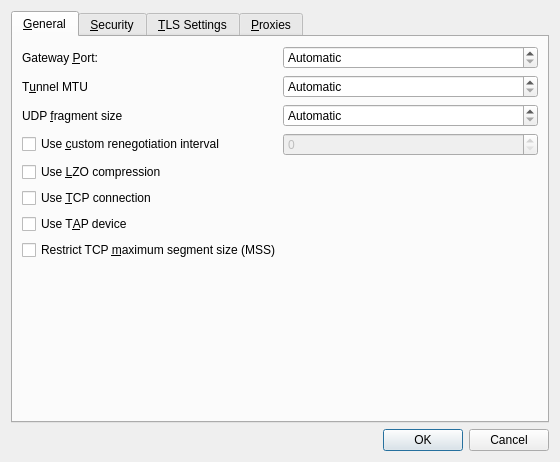
<?xml version="1.0" encoding="UTF-8"?>
<ui version="4.0">
 <class>OpenVpnAdvancedWidget</class>
 <widget class="QWidget" name="OpenVpnAdvancedWidget">
  <property name="geometry">
   <rect>
    <x>0</x>
    <y>0</y>
    <width>560</width>
    <height>462</height>
   </rect>
  </property>
  <layout class="QVBoxLayout" name="verticalLayout">
   <item>
    <widget class="KTabWidget" name="tabWidget">
     <property name="currentIndex">
      <number>0</number>
     </property>
     <widget class="QWidget" name="generalTab">
      <attribute name="title">
       <string>&amp;General</string>
      </attribute>
      <layout class="QVBoxLayout" name="verticalLayout_6">
       <item>
        <layout class="QHBoxLayout" name="horizontalLayout_2">
         <item>
          <widget class="QLabel" name="label_5">
           <property name="text">
            <string>Gateway &amp;Port:</string>
           </property>
           <property name="buddy">
            <cstring>sbCustomPort</cstring>
           </property>
          </widget>
         </item>
         <item>
          <widget class="QSpinBox" name="sbCustomPort">
           <property name="specialValueText">
            <string comment="like in use Automatic configuration">Automatic</string>
           </property>
           <property name="maximum">
            <number>65536</number>
           </property>
          </widget>
         </item>
        </layout>
       </item>
       <item>
        <layout class="QHBoxLayout" name="horizontalLayout_8">
         <item>
          <widget class="QLabel" name="label_8">
           <property name="text">
            <string>T&amp;unnel MTU</string>
           </property>
           <property name="buddy">
            <cstring>sbMtu</cstring>
           </property>
          </widget>
         </item>
         <item>
          <widget class="KIntSpinBox" name="sbMtu">
           <property name="specialValueText">
            <string comment="like in use Automatic configuration">Automatic</string>
           </property>
           <property name="maximum">
            <number>65533</number>
           </property>
          </widget>
         </item>
        </layout>
       </item>
       <item>
        <layout class="QHBoxLayout" name="horizontalLayout_9">
         <item>
          <widget class="QLabel" name="label_9">
           <property name="text">
            <string>UDP &amp;fragment size</string>
           </property>
           <property name="buddy">
            <cstring>sbUdpFragmentSize</cstring>
           </property>
          </widget>
         </item>
         <item>
          <widget class="KIntSpinBox" name="sbUdpFragmentSize">
           <property name="specialValueText">
            <string comment="like in use Automatic configuration">Automatic</string>
           </property>
           <property name="maximum">
            <number>65535</number>
           </property>
          </widget>
         </item>
        </layout>
       </item>
       <item>
        <layout class="QHBoxLayout" name="horizontalLayout_7">
         <item>
          <widget class="QCheckBox" name="chkUseCustomReneg">
           <property name="text">
            <string>Use &amp;custom renegotiation interval</string>
           </property>
          </widget>
         </item>
         <item>
          <widget class="KIntSpinBox" name="sbCustomReneg">
           <property name="enabled">
            <bool>false</bool>
           </property>
           <property name="maximum">
            <number>604800</number>
           </property>
          </widget>
         </item>
        </layout>
       </item>
       <item>
        <widget class="QCheckBox" name="chkUseLZO">
         <property name="text">
          <string>Use &amp;LZO compression</string>
         </property>
        </widget>
       </item>
       <item>
        <widget class="QCheckBox" name="chkUseTCP">
         <property name="text">
          <string>Use &amp;TCP connection</string>
         </property>
        </widget>
       </item>
       <item>
        <widget class="QCheckBox" name="chkUseTAP">
         <property name="text">
          <string>Use T&amp;AP device</string>
         </property>
        </widget>
       </item>
       <item>
        <widget class="QCheckBox" name="chkMssRestrict">
         <property name="text">
          <string>Restrict TCP &amp;maximum segment size (MSS)</string>
         </property>
        </widget>
       </item>
       <item>
        <spacer name="verticalSpacer_5">
         <property name="orientation">
          <enum>Qt::Vertical</enum>
         </property>
         <property name="sizeHint" stdset="0">
          <size>
           <width>306</width>
           <height>0</height>
          </size>
         </property>
        </spacer>
       </item>
      </layout>
     </widget>
     <widget class="QWidget" name="securityTab">
      <attribute name="title">
       <string>&amp;Security</string>
      </attribute>
      <layout class="QVBoxLayout" name="verticalLayout_7">
       <item>
        <layout class="QHBoxLayout" name="horizontalLayout">
         <item>
          <widget class="QLabel" name="label_3">
           <property name="text">
            <string>&amp;Cipher:</string>
           </property>
           <property name="buddy">
            <cstring>cboCipher</cstring>
           </property>
          </widget>
         </item>
         <item>
          <widget class="KComboBox" name="cboCipher">
           <property name="enabled">
            <bool>false</bool>
           </property>
           <property name="sizePolicy">
            <sizepolicy hsizetype="Preferred" vsizetype="Fixed">
             <horstretch>0</horstretch>
             <verstretch>0</verstretch>
            </sizepolicy>
           </property>
           <item>
            <property name="text">
             <string>Obtaining available ciphers...</string>
            </property>
           </item>
          </widget>
         </item>
        </layout>
       </item>
       <item>
        <layout class="QHBoxLayout" name="horizontalLayout_5">
         <item>
          <widget class="QLabel" name="label_4">
           <property name="text">
            <string>&amp;HMAC Authentication:</string>
           </property>
           <property name="buddy">
            <cstring>cboHmac</cstring>
           </property>
          </widget>
         </item>
         <item>
          <widget class="KComboBox" name="cboHmac">
           <property name="sizePolicy">
            <sizepolicy hsizetype="Preferred" vsizetype="Fixed">
             <horstretch>0</horstretch>
             <verstretch>0</verstretch>
            </sizepolicy>
           </property>
           <item>
            <property name="text">
             <string comment="like in use Default configuration">Default</string>
            </property>
           </item>
           <item>
            <property name="text">
             <string comment="like in None setting selected">None</string>
            </property>
           </item>
           <item>
            <property name="text">
             <string>MD-4</string>
            </property>
           </item>
           <item>
            <property name="text">
             <string>MD-5</string>
            </property>
           </item>
           <item>
            <property name="text">
             <string>SHA-1</string>
            </property>
           </item>
           <item>
            <property name="text">
             <string>SHA-224</string>
            </property>
           </item>
           <item>
            <property name="text">
             <string>SHA-256</string>
            </property>
           </item>
           <item>
            <property name="text">
             <string>SHA-384</string>
            </property>
           </item>
           <item>
            <property name="text">
             <string>SHA-512</string>
            </property>
           </item>
           <item>
            <property name="text">
             <string>RIPEMD-160</string>
            </property>
           </item>
          </widget>
         </item>
        </layout>
       </item>
       <item>
        <spacer name="verticalSpacer_6">
         <property name="orientation">
          <enum>Qt::Vertical</enum>
         </property>
         <property name="sizeHint" stdset="0">
          <size>
           <width>20</width>
           <height>0</height>
          </size>
         </property>
        </spacer>
       </item>
      </layout>
     </widget>
     <widget class="QWidget" name="tlsTab">
      <attribute name="title">
       <string>&amp;TLS Settings</string>
      </attribute>
      <layout class="QVBoxLayout" name="verticalLayout_9">
       <item>
        <layout class="QHBoxLayout" name="horizontalLayout_10">
         <item>
          <widget class="QLabel" name="label_10">
           <property name="text">
            <string>&amp;Subject Match:</string>
           </property>
           <property name="buddy">
            <cstring>subjectMatch</cstring>
           </property>
          </widget>
         </item>
         <item>
          <widget class="KLineEdit" name="subjectMatch">
           <property name="whatsThis">
            <string>Connect only to servers whose certificate matches the given subject. Example: /CN=myvpn.company.com</string>
           </property>
          </widget>
         </item>
        </layout>
       </item>
       <item>
        <widget class="QGroupBox" name="useExtraTlsAuth">
         <property name="title">
          <string>&amp;Use additional TLS authentication</string>
         </property>
         <property name="checkable">
          <bool>true</bool>
         </property>
         <property name="checked">
          <bool>false</bool>
         </property>
         <layout class="QVBoxLayout" name="verticalLayout_8">
          <item>
           <layout class="QHBoxLayout" name="horizontalLayout_6">
            <item>
             <widget class="QLabel" name="textLabel4_3">
              <property name="text">
               <string>&amp;Key:</string>
              </property>
              <property name="wordWrap">
               <bool>false</bool>
              </property>
              <property name="buddy">
               <cstring>kurlTlsAuthKey</cstring>
              </property>
             </widget>
            </item>
            <item>
             <widget class="KUrlRequester" name="kurlTlsAuthKey"/>
            </item>
           </layout>
          </item>
          <item>
           <layout class="QHBoxLayout" name="horizontalLayout_4">
            <item>
             <widget class="QLabel" name="textLabel1">
              <property name="text">
               <string>Key &amp;Direction:</string>
              </property>
              <property name="wordWrap">
               <bool>false</bool>
              </property>
              <property name="buddy">
               <cstring>cboDirection</cstring>
              </property>
             </widget>
            </item>
            <item>
             <widget class="KComboBox" name="cboDirection">
              <item>
               <property name="text">
                <string comment="like in None setting selected">None</string>
               </property>
              </item>
              <item>
               <property name="text">
                <string>Server (0)</string>
               </property>
              </item>
              <item>
               <property name="text">
                <string>Client (1)</string>
               </property>
              </item>
             </widget>
            </item>
           </layout>
          </item>
         </layout>
        </widget>
       </item>
       <item>
        <spacer name="verticalSpacer_7">
         <property name="orientation">
          <enum>Qt::Vertical</enum>
         </property>
         <property name="sizeHint" stdset="0">
          <size>
           <width>20</width>
           <height>0</height>
          </size>
         </property>
        </spacer>
       </item>
      </layout>
     </widget>
     <widget class="QWidget" name="proxyTab">
      <attribute name="title">
       <string>&amp;Proxies</string>
      </attribute>
      <layout class="QFormLayout" name="formLayout_2">
       <property name="fieldGrowthPolicy">
        <enum>QFormLayout::ExpandingFieldsGrow</enum>
       </property>
       <item row="0" column="0">
        <widget class="QLabel" name="label_11">
         <property name="text">
          <string>Proxy &amp;Type:</string>
         </property>
         <property name="buddy">
          <cstring>cmbProxyType</cstring>
         </property>
        </widget>
       </item>
       <item row="0" column="1">
        <widget class="KComboBox" name="cmbProxyType">
         <property name="sizePolicy">
          <sizepolicy hsizetype="Expanding" vsizetype="Fixed">
           <horstretch>0</horstretch>
           <verstretch>0</verstretch>
          </sizepolicy>
         </property>
         <property name="minimumSize">
          <size>
           <width>0</width>
           <height>0</height>
          </size>
         </property>
         <item>
          <property name="text">
           <string>Not Required</string>
          </property>
         </item>
         <item>
          <property name="text">
           <string>HTTP</string>
          </property>
         </item>
         <item>
          <property name="text">
           <string>SOCKS</string>
          </property>
         </item>
        </widget>
       </item>
       <item row="1" column="0">
        <widget class="QLabel" name="label_12">
         <property name="text">
          <string>Server &amp;Address:</string>
         </property>
         <property name="buddy">
          <cstring>proxyServerAddress</cstring>
         </property>
        </widget>
       </item>
       <item row="1" column="1">
        <widget class="KLineEdit" name="proxyServerAddress"/>
       </item>
       <item row="2" column="0">
        <widget class="QLabel" name="label_13">
         <property name="text">
          <string>Po&amp;rt:</string>
         </property>
         <property name="buddy">
          <cstring>sbProxyPort</cstring>
         </property>
        </widget>
       </item>
       <item row="2" column="1">
        <widget class="KIntSpinBox" name="sbProxyPort">
         <property name="sizePolicy">
          <sizepolicy hsizetype="Expanding" vsizetype="Fixed">
           <horstretch>0</horstretch>
           <verstretch>0</verstretch>
          </sizepolicy>
         </property>
         <property name="maximum">
          <number>65535</number>
         </property>
        </widget>
       </item>
       <item row="3" column="1">
        <widget class="QCheckBox" name="chkProxyRetry">
         <property name="text">
          <string>&amp;Retry indefinitely when errors occur</string>
         </property>
        </widget>
       </item>
       <item row="4" column="0">
        <widget class="QLabel" name="label_14">
         <property name="text">
          <string>Proxy &amp;Username:</string>
         </property>
         <property name="buddy">
          <cstring>proxyUsername</cstring>
         </property>
        </widget>
       </item>
       <item row="5" column="0">
        <widget class="QLabel" name="label_15">
         <property name="text">
          <string>Proxy P&amp;assword:</string>
         </property>
         <property name="buddy">
          <cstring>proxyPassword</cstring>
         </property>
        </widget>
       </item>
       <item row="4" column="1">
        <widget class="KLineEdit" name="proxyUsername"/>
       </item>
       <item row="6" column="1">
        <widget class="QCheckBox" name="chkProxyShowPassword">
         <property name="text">
          <string>&amp;Show Password</string>
         </property>
        </widget>
       </item>
       <item row="5" column="1">
        <layout class="QHBoxLayout" name="horizontalLayout_14">
         <item>
          <widget class="KLineEdit" name="proxyPassword">
           <property name="enabled">
            <bool>false</bool>
           </property>
           <property name="passwordMode">
            <bool>true</bool>
           </property>
          </widget>
         </item>
         <item>
          <widget class="KComboBox" name="proxyPasswordStorage">
           <item>
            <property name="text">
             <string>Always Ask</string>
            </property>
           </item>
           <item>
            <property name="text">
             <string>Store</string>
            </property>
           </item>
           <item>
            <property name="text">
             <string>Not Required</string>
            </property>
           </item>
          </widget>
         </item>
        </layout>
       </item>
      </layout>
     </widget>
    </widget>
   </item>
   <item>
    <widget class="QDialogButtonBox" name="buttonBox">
     <property name="standardButtons">
      <set>QDialogButtonBox::Cancel|QDialogButtonBox::Ok</set>
     </property>
    </widget>
   </item>
  </layout>
 </widget>
 <customwidgets>
  <customwidget>
   <class>KComboBox</class>
   <extends>QComboBox</extends>
   <header>kcombobox.h</header>
  </customwidget>
  <customwidget>
   <class>KLineEdit</class>
   <extends>QLineEdit</extends>
   <header>klineedit.h</header>
  </customwidget>
  <customwidget>
   <class>KIntSpinBox</class>
   <extends>QSpinBox</extends>
   <header>knuminput.h</header>
  </customwidget>
  <customwidget>
   <class>KUrlRequester</class>
   <extends>QFrame</extends>
   <header>kurlrequester.h</header>
  </customwidget>
  <customwidget>
   <class>KTabWidget</class>
   <extends>QTabWidget</extends>
   <header>ktabwidget.h</header>
   <container>1</container>
  </customwidget>
 </customwidgets>
 <tabstops>
  <tabstop>tabWidget</tabstop>
  <tabstop>sbCustomPort</tabstop>
  <tabstop>sbMtu</tabstop>
  <tabstop>sbUdpFragmentSize</tabstop>
  <tabstop>chkUseCustomReneg</tabstop>
  <tabstop>sbCustomReneg</tabstop>
  <tabstop>chkUseLZO</tabstop>
  <tabstop>chkUseTCP</tabstop>
  <tabstop>chkUseTAP</tabstop>
  <tabstop>chkMssRestrict</tabstop>
  <tabstop>cboCipher</tabstop>
  <tabstop>cboHmac</tabstop>
  <tabstop>subjectMatch</tabstop>
  <tabstop>useExtraTlsAuth</tabstop>
  <tabstop>kurlTlsAuthKey</tabstop>
  <tabstop>cboDirection</tabstop>
  <tabstop>cmbProxyType</tabstop>
  <tabstop>proxyServerAddress</tabstop>
  <tabstop>sbProxyPort</tabstop>
  <tabstop>chkProxyRetry</tabstop>
  <tabstop>proxyUsername</tabstop>
  <tabstop>chkProxyShowPassword</tabstop>
  <tabstop>proxyPassword</tabstop>
  <tabstop>proxyPasswordStorage</tabstop>
 </tabstops>
 <resources/>
 <connections>
  <connection>
   <sender>chkUseCustomReneg</sender>
   <signal>toggled(bool)</signal>
   <receiver>sbCustomReneg</receiver>
   <slot>setEnabled(bool)</slot>
   <hints>
    <hint type="sourcelabel">
     <x>172</x>
     <y>131</y>
    </hint>
    <hint type="destinationlabel">
     <x>392</x>
     <y>131</y>
    </hint>
   </hints>
  </connection>
 </connections>
</ui>
